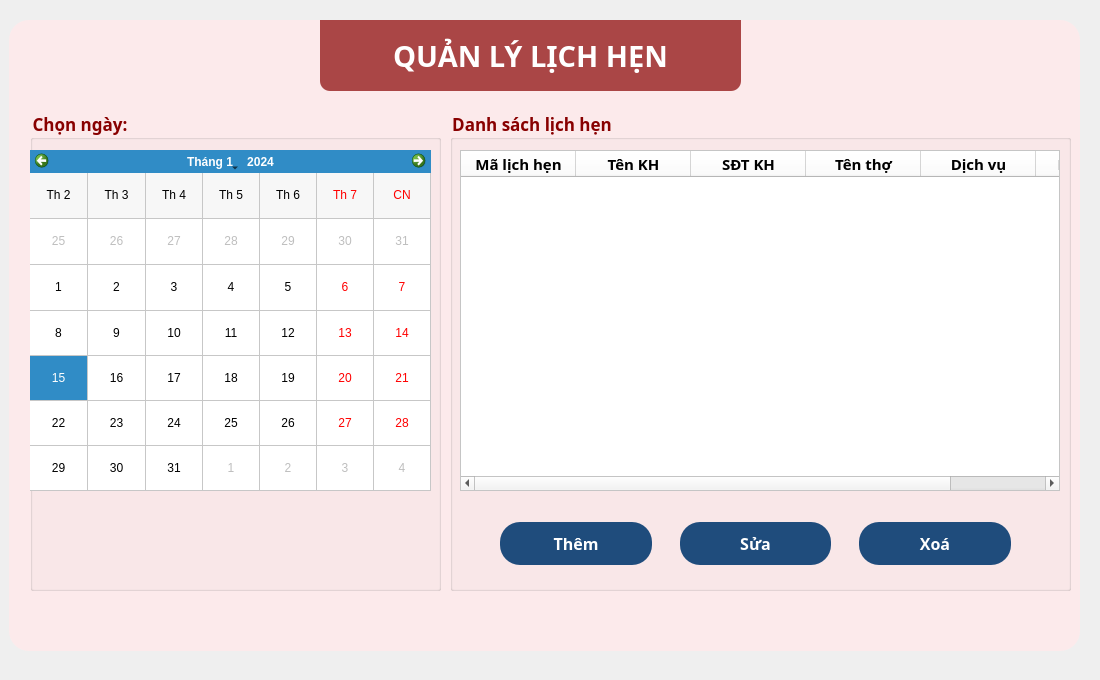
     <widget class="QWidget" name="lich_hen_page">
      <property name="styleSheet">
       <string notr="true">QPushButton{
	padding: 10 0 10 0;
	border-radius: 20;
	color: rgb(255, 255, 255);
	background-color: rgb(31, 76, 124);
}
QPushButton:hover{
	background-color: rgb(46, 123, 175);
}
QPushButton:pressed{
	background-color: rgb(10, 158, 69);
}</string>
      </property>
      <widget class="QLabel" name="label_15">
       <property name="geometry">
        <rect>
         <x>320</x>
         <y>20</y>
         <width>421</width>
         <height>71</height>
        </rect>
       </property>
       <property name="font">
        <font>
         <family>Noto Sans</family>
         <pointsize>22</pointsize>
         <weight>75</weight>
         <bold>true</bold>
        </font>
       </property>
       <property name="styleSheet">
        <string notr="true">color: rgb(255, 255, 255);
background-color: rgba(136, 0, 0, 70%);
border-radius: 0px;
border-bottom-left-radius: 10px;
border-bottom-right-radius: 10px;</string>
       </property>
       <property name="text">
        <string>QUẢN LÝ LỊCH HẸN</string>
       </property>
       <property name="alignment">
        <set>Qt::AlignCenter</set>
       </property>
      </widget>
      <widget class="QWidget" name="widget_5" native="true">
       <property name="geometry">
        <rect>
         <x>9</x>
         <y>20</y>
         <width>1071</width>
         <height>631</height>
        </rect>
       </property>
       <property name="styleSheet">
        <string notr="true">background-color: rgba(255, 233, 234, 83%);
border-radius: 20px;</string>
       </property>
      </widget>
      <widget class="QWidget" name="widget_6" native="true">
       <property name="geometry">
        <rect>
         <x>0</x>
         <y>0</y>
         <width>1091</width>
         <height>671</height>
        </rect>
       </property>
       <property name="styleSheet">
        <string notr="true">border-image: url(:/img/Barbershop/background.png);</string>
       </property>
      </widget>
      <widget class="QGroupBox" name="groupBox_3">
       <property name="geometry">
        <rect>
         <x>30</x>
         <y>110</y>
         <width>411</width>
         <height>481</height>
        </rect>
       </property>
       <property name="font">
        <font>
         <family>Noto Sans</family>
         <pointsize>13</pointsize>
         <weight>75</weight>
         <bold>true</bold>
        </font>
       </property>
       <property name="styleSheet">
        <string notr="true">QGroupBox{
	color: rgb(136, 0, 0);
}
QLabel{
	color: rgb(31, 76, 124);
}</string>
       </property>
       <property name="title">
        <string>Chọn ngày:</string>
       </property>
       <widget class="QCalendarWidget" name="calendarWidget">
        <property name="geometry">
         <rect>
          <x>0</x>
          <y>40</y>
          <width>401</width>
          <height>341</height>
         </rect>
        </property>
        <property name="locale">
         <locale language="Vietnamese" country="Vietnam"/>
        </property>
        <property name="firstDayOfWeek">
         <enum>Qt::Monday</enum>
        </property>
        <property name="gridVisible">
         <bool>true</bool>
        </property>
        <property name="selectionMode">
         <enum>QCalendarWidget::SingleSelection</enum>
        </property>
        <property name="verticalHeaderFormat">
         <enum>QCalendarWidget::NoVerticalHeader</enum>
        </property>
        <property name="navigationBarVisible">
         <bool>true</bool>
        </property>
        <property name="dateEditEnabled">
         <bool>true</bool>
        </property>
       </widget>
      </widget>
      <widget class="QGroupBox" name="groupBox_4">
       <property name="geometry">
        <rect>
         <x>450</x>
         <y>110</y>
         <width>621</width>
         <height>481</height>
        </rect>
       </property>
       <property name="font">
        <font>
         <family>Noto Sans</family>
         <pointsize>13</pointsize>
         <weight>75</weight>
         <bold>true</bold>
        </font>
       </property>
       <property name="styleSheet">
        <string notr="true">QGroupBox{
	color: rgb(136, 0, 0);
}
QLabel{
	color: rgb(31, 76, 124);
}</string>
       </property>
       <property name="title">
        <string>Danh sách lịch hẹn</string>
       </property>
       <widget class="QTableWidget" name="ds_lich_hen_tb">
        <property name="geometry">
         <rect>
          <x>10</x>
          <y>40</y>
          <width>600</width>
          <height>341</height>
         </rect>
        </property>
        <property name="maximumSize">
         <size>
          <width>600</width>
          <height>16777215</height>
         </size>
        </property>
        <property name="baseSize">
         <size>
          <width>600</width>
          <height>0</height>
         </size>
        </property>
        <property name="styleSheet">
         <string notr="true">background-color: rgb(255, 255, 255);</string>
        </property>
        <property name="alternatingRowColors">
         <bool>true</bool>
        </property>
        <attribute name="horizontalHeaderDefaultSectionSize">
         <number>115</number>
        </attribute>
        <attribute name="horizontalHeaderHighlightSections">
         <bool>true</bool>
        </attribute>
        <attribute name="horizontalHeaderMinimumSectionSize">
         <number>100</number>
        </attribute>
        <attribute name="verticalHeaderDefaultSectionSize">
         <number>80</number>
        </attribute>
        <attribute name="verticalHeaderMinimumSectionSize">
         <number>80</number>
        </attribute>
        <column>
         <property name="text">
          <string>Mã lịch hẹn</string>
         </property>
         <property name="font">
          <font>
           <family>Noto Sans</family>
           <pointsize>11</pointsize>
           <weight>75</weight>
           <bold>true</bold>
          </font>
         </property>
         <property name="textAlignment">
          <set>AlignCenter</set>
         </property>
         <property name="foreground">
          <brush brushstyle="SolidPattern">
           <color alpha="255">
            <red>0</red>
            <green>0</green>
            <blue>0</blue>
           </color>
          </brush>
         </property>
        </column>
        <column>
         <property name="text">
          <string>Tên KH</string>
         </property>
         <property name="font">
          <font>
           <family>Noto Sans</family>
           <pointsize>11</pointsize>
           <weight>75</weight>
           <italic>false</italic>
           <bold>true</bold>
          </font>
         </property>
         <property name="textAlignment">
          <set>AlignCenter</set>
         </property>
        </column>
        <column>
         <property name="text">
          <string>SĐT KH</string>
         </property>
         <property name="font">
          <font>
           <family>Noto Sans</family>
           <pointsize>11</pointsize>
           <weight>75</weight>
           <italic>false</italic>
           <bold>true</bold>
          </font>
         </property>
         <property name="textAlignment">
          <set>AlignCenter</set>
         </property>
        </column>
        <column>
         <property name="text">
          <string>Tên thợ</string>
         </property>
         <property name="font">
          <font>
           <family>Noto Sans</family>
           <pointsize>11</pointsize>
           <weight>75</weight>
           <bold>true</bold>
          </font>
         </property>
         <property name="textAlignment">
          <set>AlignCenter</set>
         </property>
        </column>
        <column>
         <property name="text">
          <string>Dịch vụ</string>
         </property>
         <property name="font">
          <font>
           <family>Noto Sans</family>
           <pointsize>11</pointsize>
           <weight>75</weight>
           <bold>true</bold>
          </font>
         </property>
         <property name="textAlignment">
          <set>AlignCenter</set>
         </property>
        </column>
        <column>
         <property name="text">
          <string>Ngày hẹn</string>
         </property>
         <property name="font">
          <font>
           <family>Noto Sans</family>
           <pointsize>11</pointsize>
           <weight>75</weight>
           <bold>true</bold>
          </font>
         </property>
         <property name="textAlignment">
          <set>AlignCenter</set>
         </property>
        </column>
       </widget>
       <widget class="QWidget" name="layoutWidget_4">
        <property name="geometry">
         <rect>
          <x>40</x>
          <y>400</y>
          <width>531</width>
          <height>67</height>
         </rect>
        </property>
        <layout class="QHBoxLayout" name="horizontalLayout_3">
         <property name="spacing">
          <number>28</number>
         </property>
         <property name="leftMargin">
          <number>10</number>
         </property>
         <property name="topMargin">
          <number>10</number>
         </property>
         <property name="rightMargin">
          <number>10</number>
         </property>
         <property name="bottomMargin">
          <number>10</number>
         </property>
         <item>
          <widget class="QPushButton" name="them_lich_btn">
           <property name="minimumSize">
            <size>
             <width>0</width>
             <height>0</height>
            </size>
           </property>
           <property name="font">
            <font>
             <family>Noto Sans</family>
             <pointsize>12</pointsize>
             <weight>75</weight>
             <bold>true</bold>
            </font>
           </property>
           <property name="styleSheet">
            <string notr="true"/>
           </property>
           <property name="text">
            <string>Thêm</string>
           </property>
          </widget>
         </item>
         <item>
          <widget class="QPushButton" name="sua_lich_btn">
           <property name="minimumSize">
            <size>
             <width>0</width>
             <height>0</height>
            </size>
           </property>
           <property name="font">
            <font>
             <family>Noto Sans</family>
             <pointsize>12</pointsize>
             <weight>75</weight>
             <bold>true</bold>
            </font>
           </property>
           <property name="styleSheet">
            <string notr="true"/>
           </property>
           <property name="text">
            <string>Sửa</string>
           </property>
          </widget>
         </item>
         <item>
          <widget class="QPushButton" name="xoa_lich_btn">
           <property name="minimumSize">
            <size>
             <width>0</width>
             <height>0</height>
            </size>
           </property>
           <property name="font">
            <font>
             <family>Noto Sans</family>
             <pointsize>12</pointsize>
             <weight>75</weight>
             <bold>true</bold>
            </font>
           </property>
           <property name="styleSheet">
            <string notr="true"/>
           </property>
           <property name="text">
            <string>Xoá</string>
           </property>
          </widget>
         </item>
        </layout>
       </widget>
      </widget>
      <zorder>widget_6</zorder>
      <zorder>widget_5</zorder>
      <zorder>label_15</zorder>
      <zorder>groupBox_3</zorder>
      <zorder>groupBox_4</zorder>
     </widget>
